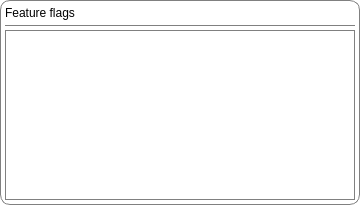
     <widget class="QFrame" name="feflfrme">
      <property name="geometry">
       <rect>
        <x>580</x>
        <y>245</y>
        <width>360</width>
        <height>205</height>
       </rect>
      </property>
      <property name="sizePolicy">
       <sizepolicy hsizetype="Fixed" vsizetype="Fixed">
        <horstretch>0</horstretch>
        <verstretch>0</verstretch>
       </sizepolicy>
      </property>
      <property name="minimumSize">
       <size>
        <width>360</width>
        <height>205</height>
       </size>
      </property>
      <property name="maximumSize">
       <size>
        <width>360</width>
        <height>205</height>
       </size>
      </property>
      <property name="styleSheet">
       <string notr="true">background: transparent; border: 1px solid #808080; border-radius: 10px;</string>
      </property>
      <property name="frameShape">
       <enum>QFrame::StyledPanel</enum>
      </property>
      <property name="frameShadow">
       <enum>QFrame::Raised</enum>
      </property>
      <widget class="QListWidget" name="fefllist">
       <property name="geometry">
        <rect>
         <x>5</x>
         <y>30</y>
         <width>350</width>
         <height>170</height>
        </rect>
       </property>
       <property name="sizePolicy">
        <sizepolicy hsizetype="Fixed" vsizetype="Fixed">
         <horstretch>0</horstretch>
         <verstretch>0</verstretch>
        </sizepolicy>
       </property>
       <property name="minimumSize">
        <size>
         <width>350</width>
         <height>170</height>
        </size>
       </property>
       <property name="maximumSize">
        <size>
         <width>350</width>
         <height>170</height>
        </size>
       </property>
       <property name="styleSheet">
        <string notr="true">font: 10pt &quot;Inter&quot;; border-radius: 0px;</string>
       </property>
      </widget>
      <widget class="QLabel" name="fefllb01">
       <property name="geometry">
        <rect>
         <x>5</x>
         <y>5</y>
         <width>350</width>
         <height>15</height>
        </rect>
       </property>
       <property name="sizePolicy">
        <sizepolicy hsizetype="Fixed" vsizetype="Fixed">
         <horstretch>0</horstretch>
         <verstretch>0</verstretch>
        </sizepolicy>
       </property>
       <property name="minimumSize">
        <size>
         <width>350</width>
         <height>15</height>
        </size>
       </property>
       <property name="maximumSize">
        <size>
         <width>350</width>
         <height>15</height>
        </size>
       </property>
       <property name="styleSheet">
        <string notr="true">font: 600 10pt &quot;Inter&quot;; border: none;</string>
       </property>
       <property name="text">
        <string>Feature flags</string>
       </property>
      </widget>
      <widget class="Line" name="feflln01">
       <property name="geometry">
        <rect>
         <x>5</x>
         <y>25</y>
         <width>350</width>
         <height>1</height>
        </rect>
       </property>
       <property name="sizePolicy">
        <sizepolicy hsizetype="Fixed" vsizetype="Fixed">
         <horstretch>0</horstretch>
         <verstretch>0</verstretch>
        </sizepolicy>
       </property>
       <property name="minimumSize">
        <size>
         <width>350</width>
         <height>1</height>
        </size>
       </property>
       <property name="maximumSize">
        <size>
         <width>350</width>
         <height>1</height>
        </size>
       </property>
       <property name="orientation">
        <enum>Qt::Horizontal</enum>
       </property>
      </widget>
     </widget>
